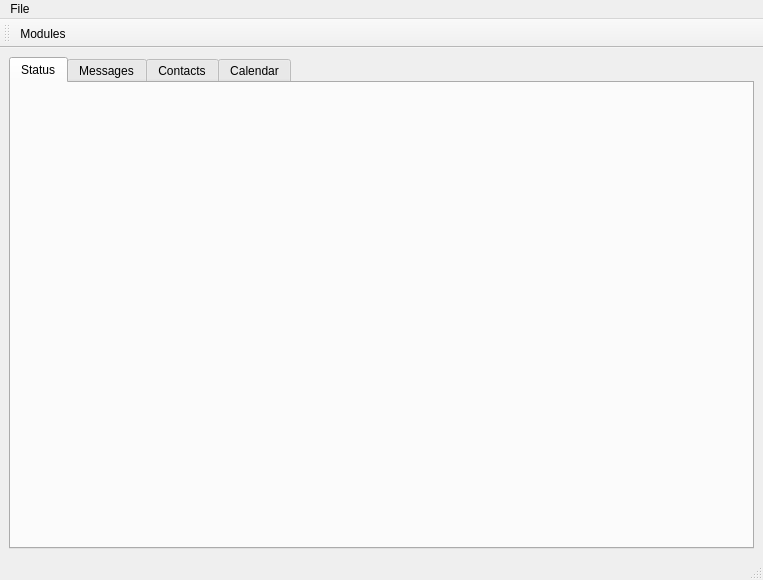
<?xml version="1.0" encoding="UTF-8"?>
<ui version="4.0">
 <class>MainWindow</class>
 <widget class="QMainWindow" name="MainWindow">
  <property name="geometry">
   <rect>
    <x>0</x>
    <y>0</y>
    <width>763</width>
    <height>580</height>
   </rect>
  </property>
  <property name="windowTitle">
   <string>QHaveSex</string>
  </property>
  <widget class="QWidget" name="centralwidget">
   <layout class="QVBoxLayout" name="verticalLayout">
    <item>
     <widget class="QTabWidget" name="tabWidget">
      <property name="currentIndex">
       <number>0</number>
      </property>
      <widget class="QWidget" name="statusTab">
       <attribute name="title">
        <string>Status</string>
       </attribute>
      </widget>
      <widget class="QWidget" name="messagesTab">
       <attribute name="title">
        <string>Messages</string>
       </attribute>
      </widget>
      <widget class="QWidget" name="contactsTab">
       <attribute name="title">
        <string>Contacts</string>
       </attribute>
      </widget>
      <widget class="QWidget" name="calendarTab">
       <attribute name="title">
        <string>Calendar</string>
       </attribute>
      </widget>
     </widget>
    </item>
   </layout>
  </widget>
  <widget class="QMenuBar" name="menubar">
   <property name="geometry">
    <rect>
     <x>0</x>
     <y>0</y>
     <width>763</width>
     <height>24</height>
    </rect>
   </property>
   <widget class="QMenu" name="menuFile">
    <property name="title">
     <string>File</string>
    </property>
    <addaction name="actionModules"/>
    <addaction name="separator"/>
    <addaction name="actionQuit"/>
   </widget>
   <addaction name="menuFile"/>
  </widget>
  <widget class="QStatusBar" name="statusbar"/>
  <widget class="QToolBar" name="toolBar">
   <property name="windowTitle">
    <string>toolBar</string>
   </property>
   <attribute name="toolBarArea">
    <enum>TopToolBarArea</enum>
   </attribute>
   <attribute name="toolBarBreak">
    <bool>false</bool>
   </attribute>
   <addaction name="actionModules"/>
  </widget>
  <action name="actionModules">
   <property name="text">
    <string>Modules</string>
   </property>
  </action>
  <action name="actionQuit">
   <property name="text">
    <string>Quit</string>
   </property>
   <property name="toolTip">
    <string>Quit</string>
   </property>
  </action>
 </widget>
 <resources/>
 <connections>
  <connection>
   <sender>actionQuit</sender>
   <signal>triggered()</signal>
   <receiver>MainWindow</receiver>
   <slot>close()</slot>
   <hints>
    <hint type="sourcelabel">
     <x>-1</x>
     <y>-1</y>
    </hint>
    <hint type="destinationlabel">
     <x>381</x>
     <y>289</y>
    </hint>
   </hints>
  </connection>
 </connections>
</ui>
